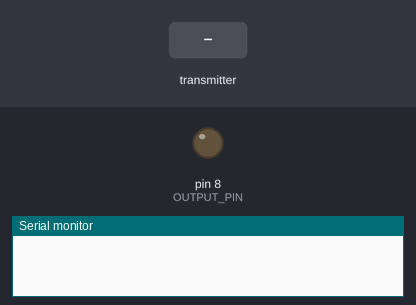
This sketch was run on a simulated Arduino Uno, built with avr-gcc and run on an emulated ATmega328P. Shown: output pins drawn as LEDs (lit = HIGH), the last lines printed to the serial monitor. Inputs (shaded band) come from the test bench. No radio packets arrive unless stated.

Above: at 1.2 s.
1.3 s: the transmitter starts sending values.0 = 0
At 2.4 s:
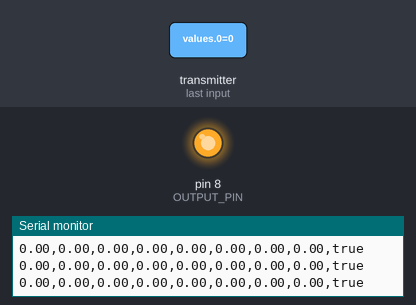
3.0 s: the transmitter starts sending values.1 = 25
At 4.0 s:
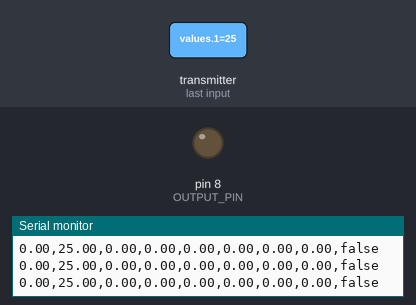
5.1 s: the transmitter starts sending values.1 = 0
At 6.2 s:
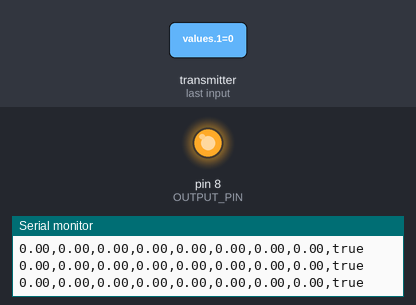
6.6 s: the transmitter starts sending values.1 = 50
At 7.8 s:
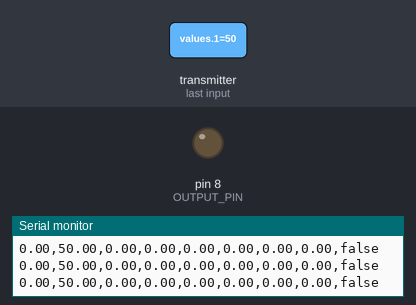
Timing chart, 0 to 9.1 s (numbered marks = the images above; inputs shaded):
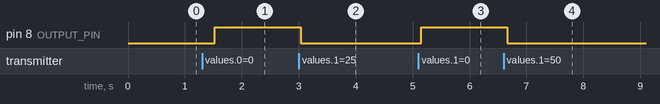

Measured:
- after the input at 1.3 s, pin 8 (OUTPUT_PIN): LOW → HIGH after 0.22 s
- after the input at 3.0 s, pin 8 (OUTPUT_PIN): HIGH → LOW at once
- after the input at 5.1 s, pin 8 (OUTPUT_PIN): LOW → HIGH after 0.05 s
- after the input at 6.6 s, pin 8 (OUTPUT_PIN): HIGH → LOW after 0.06 s

The sketch:

Verifier.ino
```cpp
#include "SearchTree.h"

#include "nRF24L01.h"
#include "RF24.h"
#include "SPI.h"

#define OUTPUT_PIN 8  //Feel free to edit this

//Address : 250
const uint64_t address = 250;
//Addresses
const int ACC = 0x68, //ADXL35 ADDRESS - Accelerometer
          MUX = 0x70; //TCA9548A ADDRESS - I2X MUX

//ORDER: Torso, Arm, Left Thigh, Right Thigh
const int channels[4] = {2, 7, 3, 6};
//String used to communicate /w Pose Generator
//(5 values per float /w "." & "-" + ",") = 8 bytes
// 2 floats per accelerometer (roll & pitch) = 16 bytes
// 4 accelerometers = 64 bytes + "end point" = 65 bytes
// +5 extra values just in case = 70 bytes
char serialString[70] = "";
// 2 values from roll & pitch * 4 accelerometers = 8 values
float values[8];

RF24 radio(9, 10);
SearchTree searcher;

void setup() {
  Serial.begin(9600);

  //Radio
  radio.begin();
  radio.openReadingPipe(0, address);
  radio.startListening();

  pinMode(OUTPUT_PIN, OUTPUT);
}

void loop() {
  if(radio.available())
  {
    //Read Values
    radio.read(&values, sizeof(values));
    memset(serialString, 0, sizeof(serialString)); //Clean serial String to ""
    //Convert to serial string
    for(int i = 0; i < 8; i++)
    {
      appendFloat(values[i], serialString);
      strcat(serialString, ",");
    }

    Serial.print(serialString);
    if(searcher.search(values))
    {
      Serial.print("true\n");
      digitalWrite(OUTPUT_PIN, HIGH);
    }
    else
    {
      Serial.print("false\n");
      digitalWrite(OUTPUT_PIN, LOW);
    }
  }

  delay(300);
}

//Sub Functions
//Trims the white spaces of string
void trimCh(char *str)
{
  //Find 1st space
  char *p = strchr(str, ' ');
  if(p) *p = 0; //Set to end pointer
}

//Appends float to char[]
void appendFloat(float value, char* string)
{
   //Get (3 max whole number with 2 decimal point value (6 bytes) +
   // '-' in case of negative + end point = 8 bytes
   char valueStr[8];
   dtostrf(value, -7, 2, valueStr); //Convert float to char[]
   trimCh(valueStr);                //Trim extra spaces
   strcat(string, valueStr);        //Concat string
}
```

Receiver.cpp
```cpp
#include "Receiver.h"

Receiver::Receiver(uint64_t address)
{
  radio = RF24(9, 10);
  radio.begin();
  radio.openReadingPipe(0, address);
  radio.startListening();
}

float* Receiver::receive()
{
  radio.read(&values, sizeof(values));
  memset(serialString, 0, sizeof(serialString)); //Clean serial String to ""
  //Convert to serial string
  for(int i = 0; i < 8; i++)
  {
    appendFloat(values[i], serialString);
    strcat(serialString, ",");
  }
  return values;
}

char* Receiver::getSerialString()
{
  return serialString;
}

float* Receiver::getValues()
{
  return values;
}

bool Receiver::isAvailable()
{
  return radio.available();
}

//Trims the white spaces of string
void Receiver::trimCh(char *str)
{
  //Find 1st space
  char *p = strchr(str, ' ');
  if(p) *p = 0; //Set to end pointer
}

//Appends float to char[]
void Receiver::appendFloat(float value, char* string)
{
   //Get (3 max whole number with 2 decimal point value (6 bytes) +
   // '-' in case of negative + end point = 8 bytes
   char valueStr[8];
   dtostrf(value, -7, 2, valueStr); //Convert float to char[]
   trimCh(valueStr);                //Trim extra spaces
   strcat(string, valueStr);        //Concat string
}
```

Receiver.h
```cpp
#ifndef RECEIVER_H
#define RECEIVER_H

#include<Arduino.h>
#include<stdlib.h>
#include "nRF24L01.h"
#include "RF24.h"
#include "SPI.h"

class Receiver
{
  public:
    Receiver(uint64_t address);
    float* receive();
    bool isAvailable();
    char* getSerialString();
    float* getValues();
  private:
    void trimCh(char *str); //Trims empty spaces on the right
    void appendFloat(float value, char* string);  //Appends float to char[]

    RF24 radio;
    // 2 values from roll & pitch * 4 accelerometers = 8 values
    float values[8];
    //String used to communicate /w Pose Generator
    //(5 values per float /w "." & "-" + ",") = 8 bytes
    // 2 floats per accelerometer (roll & pitch) = 16 bytes
    // 4 accelerometers = 64 bytes + "end point" = 65 bytes
    // +5 extra values just in case = 70 bytes
    char serialString[70] = "";
};

#endif
```

SearchTree.cpp
```cpp
#include "SearchTree.h"

SearchTree::SearchTree()
{
}

int SearchTree::search(float values[Columns])
{
  int x, y;
  for(int y = 0; y < Rows; y++)
  {
    for(x = 0; x < Columns; x++)
    {
      //If comparison failed, exit row
      if(values[x] > DATA[y][x] + Error || values[x] < DATA[y][x] - Error)
        break;
    }
    if(x == Columns) return 1; //If all comparisons succeed
  }
  return 0; //If nothing succeeded
}
```

SearchTree.h
```cpp
#ifndef SEARCHTREE_H
#define SEARCHTREE_H

#include<Arduino.h>

//PLEASE EDIT HERE BEFORE EDITING DATA
#define Rows 1            // # of Poses
#define Columns 8         // # of Float values for each Pose
#define Error 1           // Acceptable distance from registered value

class SearchTree
{
  private:
    //Remember: 1 Line = 1 pose = 48 bytes = 4 bytes from 1 float * 3 parameters * 4 Accelerometers, we only have 25,656 remaining bytes
    const float DATA[Rows][Columns] = {
      {0, 0, 0, 0, 0, 0, 0, 0} //Empty Pose Data
    };
  public:
    SearchTree();
    int search(float value[Columns]);
};

#endif
```
